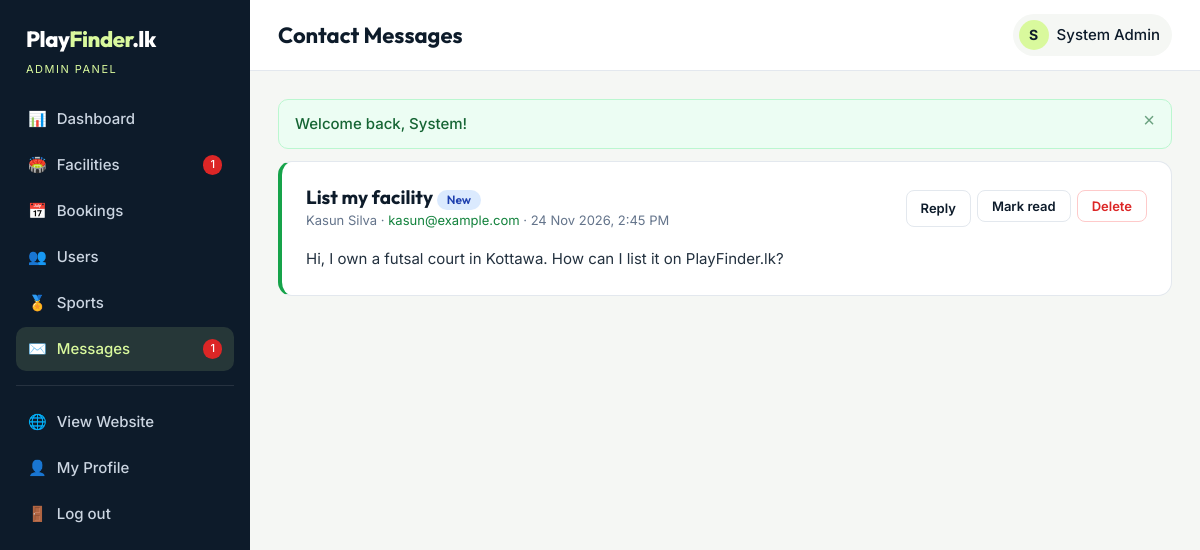
Page /admin/messages.php (signed in) on the committed database.
### tables this page shows
CREATE TABLE users (
    id            INT AUTO_INCREMENT PRIMARY KEY,
    full_name     VARCHAR(100) NOT NULL,
    email         VARCHAR(150) NOT NULL UNIQUE,
    phone         VARCHAR(20)  NOT NULL,
    password_hash VARCHAR(255) NOT NULL,
    role          ENUM('user','owner','admin') NOT NULL DEFAULT 'user',
    status        ENUM('active','blocked')     NOT NULL DEFAULT 'active',
    created_at    DATETIME NOT NULL DEFAULT CURRENT_TIMESTAMP
);

CREATE TABLE contact_messages (
    id         INT AUTO_INCREMENT PRIMARY KEY,
    name       VARCHAR(100) NOT NULL,
    email      VARCHAR(150) NOT NULL,
    subject    VARCHAR(150) NOT NULL,
    message    TEXT NOT NULL,
    is_read    TINYINT(1) NOT NULL DEFAULT 0,
    created_at DATETIME NOT NULL DEFAULT CURRENT_TIMESTAMP
);

### includes/db.php (called while the page is built, shortened)
<?php
function db(): PDO
{
    static $pdo = null;
    if ($pdo === null) {
        try {
            $pdo = new PDO(DB_DSN, DB_USER, DB_PASS, [
                PDO::ATTR_ERRMODE            => PDO::ERRMODE_EXCEPTION,
                PDO::ATTR_DEFAULT_FETCH_MODE => PDO::FETCH_ASSOC,
                PDO::ATTR_EMULATE_PREPARES   => false,
            ]);
        } catch (PDOException $e) {
            http_response_code(500);
            exit('<div style="font-family:sans-serif;padding:40px;max-width:640px;margin:auto">
                <h2>Database connection failed</h2>
                <p>Please make sure MySQL is running in XAMPP and that you imported
                <code>database/playfinder.sql</code> in phpMyAdmin.</p>
                <p style="color:#888">Check settings in <code>config/config.php</code>.</p></div>');
        }
    }
    return $pdo;
}
function q(string $sql, array $params = []): PDOStatement
{
    $stmt = db()->prepare($sql);
    $stmt->execute($params);
    return $stmt;
}
function q_one(string $sql, array $params = []): ?array
{
    $row = q($sql, $params)->fetch();
    return $row === false ? null : $row;
}
function q_all(string $sql, array $params = []): array
{
    return q($sql, $params)->fetchAll();
}

### includes/auth.php (called while the page is built, shortened)
<?php
function current_user(): ?array
{
    static $user = false;
    if ($user === false) {
        $user = null;
        if (!empty($_SESSION['user_id'])) {
            $user = q_one('SELECT id, full_name, email, phone, role, status FROM users WHERE id = ?', [$_SESSION['user_id']]);
        }
    }
    return $user;
}
function is_logged_in(): bool
{
    return current_user() !== null;
}
function require_login(): array
{
    if (!is_logged_in()) {
        $_SESSION['redirect_after_login'] = $_SERVER['REQUEST_URI'] ?? url();
        flash('warning', 'Please log in to continue.');
        redirect('login.php');
    }
    return current_user();
}
function require_role(string ...$roles): array
{
    $user = require_login();
    return $user;
}

### admin/messages.php (the view, shortened to what this page needs)
<?php
require_once __DIR__ . '/../includes/init.php';
require_role('admin');
$messages = q_all('SELECT * FROM contact_messages ORDER BY is_read, created_at DESC');
$pageTitle = 'Contact Messages';
$activeNav = 'messages';
require __DIR__ . '/../includes/dash_header.php';
?>
<?php foreach ($messages as $m): ?>
    <div class="card" style="<?= $m['is_read'] ? 'opacity:.75' : 'border-left:4px solid var(--brand)' ?>">
        <div class="card-title">
            <div>
                <h3><?= e($m['subject']) ?> <?= $m['is_read'] ? '' : badge('New', 'info') ?></h3>
                <div class="muted small"><?= e($m['name']) ?> · <a href="mailto:<?= e($m['email']) ?>"><?= e($m['email']) ?></a> · <?= date('d M Y, g:i A', strtotime($m['created_at'])) ?></div>
            </div>
            <div class="actions">
                <a class="btn btn-outline btn-sm" href="mailto:<?= e($m['email']) ?>?subject=<?= rawurlencode('Re: ' . $m['subject']) ?>">Reply</a>
                <form method="post"><?= csrf_field() ?><input type="hidden" name="id" value="<?= $m['id'] ?>"><input type="hidden" name="action" value="read">
                    <button class="btn btn-outline btn-sm">Mark <?= $m['is_read'] ? 'unread' : 'read' ?></button></form>
                <form method="post" data-confirm="Delete this message?"><?= csrf_field() ?><input type="hidden" name="id" value="<?= $m['id'] ?>"><input type="hidden" name="action" value="delete">
                    <button class="btn btn-danger btn-sm">Delete</button></form>
            </div>
        </div>
        <p class="mb-0"><?= nl2br(e($m['message'])) ?></p>
    </div>
<?php endforeach; ?>
<?php require __DIR__ . '/../includes/dash_footer.php'; ?>

### includes/dash_header.php (shortened to what this page needs)
<?php
$user = current_user();
$isAdmin = $user['role'] === 'admin';
$activeNav = $activeNav ?? '';
if ($isAdmin) {
    $pendingCount = (int)q_val('SELECT COUNT(*) FROM facilities WHERE status = ?', ['pending']);
    $unreadCount  = (int)q_val('SELECT COUNT(*) FROM contact_messages WHERE is_read = 0');
    $menu = [
        'dashboard'  => ['admin/index.php', '📊', 'Dashboard', 0],
        'facilities' => ['admin/facilities.php', '🏟️', 'Facilities', $pendingCount],
        'bookings'   => ['admin/bookings.php', '📅', 'Bookings', 0],
        'users'      => ['admin/users.php', '👥', 'Users', 0],
        'sports'     => ['admin/sports.php', '🏅', 'Sports', 0],
        'messages'   => ['admin/messages.php', '✉️', 'Messages', $unreadCount],
    ];
} else {
    $menu = [
        'dashboard'  => ['owner/index.php', '📊', 'Dashboard', 0],
        'facilities' => ['owner/facilities.php', '🏟️', 'My Facilities', 0],
        'bookings'   => ['owner/bookings.php', '📅', 'Bookings', 0],
    ];
}
?>
<!DOCTYPE html>
<html lang="en">
<head>
    <link rel="stylesheet" href="<?= url('assets/css/style.css') ?>">
</head>
<body class="dash-body">
<aside class="sidebar" id="sidebar">
    <a href="<?= url('index.php') ?>" class="logo logo-light">Play<span>Finder</span>.lk</a>
    <div class="sidebar-role"><?= $isAdmin ? 'Admin Panel' : 'Facility Owner' ?></div>
    <nav>
        <?php foreach ($menu as $key => [$href, $icon, $label, $count]): ?>
            <a href="<?= url($href) ?>" class="<?= $activeNav === $key ? 'active' : '' ?>">
                <span><?= $icon ?></span> <?= e($label) ?>
                <?php if ($count > 0): ?><em class="count"><?= $count ?></em><?php endif; ?>
            </a>
        <?php endforeach; ?>
        <hr>
        <a href="<?= url('index.php') ?>"><span>🌐</span> View Website</a>
        <a href="<?= url('profile.php') ?>"><span>👤</span> My Profile</a>
        <a href="<?= url('logout.php') ?>"><span>🚪</span> Log out</a>
    </nav>
</aside>
<div class="dash-main">
    <header class="dash-top">
        <h1><?= e($pageTitle ?? 'Dashboard') ?></h1>
        <div class="user-chip static">
            <span class="avatar"><?= e(mb_strtoupper(mb_substr($user['full_name'], 0, 1))) ?></span>
            <?= e($user['full_name']) ?>
        </div>
    </header>
    <div class="dash-content">
    <?php foreach (get_flashes() as $flashItem): ?>
        <div class="alert alert-<?= e($flashItem['type']) ?>"><?= e($flashItem['message']) ?><button class="alert-close" aria-label="Close">×</button></div>
    <?php endforeach; ?>

### includes/functions.php (shortened to what this page needs)
<?php
function e($value): string
{
    return htmlspecialchars((string)($value ?? ''), ENT_QUOTES, 'UTF-8');
}
function url(string $path = ''): string
{
    return BASE_URL . '/' . ltrim($path, '/');
}
function get_flashes(): array
{
    $f = $_SESSION['flash'] ?? [];
    return $f;
}
function badge(string $text, string $type): string
{
    return '<span class="badge badge-' . e($type) . '">' . e($text) . '</span>';
}

### assets/css/style.css (style rules this page uses)
:root { --ink: #0d1b2a; --ink-2: #1b2f45; --text: #23313f; --muted: #64748b; --line: #e3e8ee; --bg: #f5f7f4; --white: #ffffff; --brand: #16a34a; --brand-dark: #12823c; --brand-soft: #e7f6ec; --volt: #d9f99d; --warn: #d97706; --danger: #dc2626; --info: #2563eb; --radius: 14px; --shadow: 0 1px 2px rgba(13, 27, 42, .06), 0 8px 24px rgba(13, 27, 42, .06); --font-head: 'Outfit', system-ui, sans-serif; --font-body: 'Inter', system-ui, -apple-system, 'Segoe UI', sans-serif; }
* { box-sizing: border-box; }
html { scroll-behavior: smooth; }
body { margin: 0; font-family: var(--font-body); color: var(--text); background: var(--bg); line-height: 1.6; font-size: 15px; }
h1, h2, h3, h4 { font-family: var(--font-head); color: var(--ink); line-height: 1.2; margin: 0 0 .5em; }
a { color: var(--brand-dark); text-decoration: none; }
.muted { color: var(--muted); }
.small { font-size: 13px; }
.mb-0 { margin-bottom: 0; }
.btn { display: inline-flex; align-items: center; justify-content: center; gap: 6px; padding: 11px 20px; border-radius: 10px; border: 1.5px solid transparent; font-weight: 600; font-size: 15px; cursor: pointer; font-family: var(--font-body); text-decoration: none !important; transition: .15s; white-space: nowrap; }
.btn-outline { border-color: var(--line); background: #fff; color: var(--ink); }
.btn-danger { background: #fff; border-color: #fecaca; color: var(--danger); }
.btn-sm { padding: 7px 14px; font-size: 13px; border-radius: 8px; }
.logo { font-family: var(--font-head); font-weight: 800; font-size: 24px; color: #fff; letter-spacing: -.5px; text-decoration: none !important; }
.logo span { color: var(--volt); }
.user-chip { display: flex; align-items: center; gap: 8px; background: rgba(255,255,255,.08); color: #fff; border: 0; padding: 6px 12px 6px 6px; border-radius: 30px; cursor: pointer; font: inherit; font-weight: 500; }
.user-chip.static { background: var(--bg); color: var(--ink); cursor: default; }
.avatar { width: 30px; height: 30px; border-radius: 50%; background: var(--volt); color: var(--ink); display: grid; place-items: center; font-weight: 700; font-size: 14px; }
.alert { padding: 12px 40px 12px 16px; border-radius: 10px; margin-bottom: 12px; position: relative; border: 1px solid; font-weight: 500; }
.alert-success { background: #ecfdf3; border-color: #bbf7d0; color: #166534; }
.alert-close { position: absolute; right: 10px; top: 8px; border: 0; background: none; font-size: 20px; cursor: pointer; color: inherit; opacity: .6; }
.badge { display: inline-block; padding: 3px 10px; border-radius: 20px; font-size: 12px; font-weight: 600; }
.badge-info { background: #dbeafe; color: #1e40af; }
.card { background: #fff; border-radius: var(--radius); border: 1px solid var(--line); padding: 24px; }
.card-title { display: flex; justify-content: space-between; align-items: center; margin-bottom: 16px; gap: 10px; flex-wrap: wrap; }
.card-title h3 { margin: 0; font-size: 19px; }
.actions { display: flex; gap: 6px; flex-wrap: wrap; }
.actions form { margin: 0; }
.dash-body { display: flex; min-height: 100vh; }
.sidebar { width: 250px; background: var(--ink); color: #cbd5e1; padding: 22px 16px; position: fixed; inset: 0 auto 0 0; overflow-y: auto; z-index: 60; }
.sidebar .logo { display: block; padding: 0 10px; font-size: 22px; }
.sidebar-role { font-size: 11px; text-transform: uppercase; letter-spacing: 1.5px; color: var(--volt); padding: 4px 10px 18px; }
.sidebar nav a { display: flex; align-items: center; gap: 10px; padding: 10px 12px; border-radius: 10px; color: #cbd5e1; font-weight: 500; margin-bottom: 2px; }
.sidebar nav a.active { background: rgba(217,249,157,.12); color: var(--volt); }
.sidebar nav hr { border: 0; border-top: 1px solid rgba(255,255,255,.1); margin: 14px 0; }
.sidebar .count { margin-left: auto; font-style: normal; background: var(--danger); color: #fff; font-size: 11px; padding: 1px 7px; border-radius: 10px; }
.dash-main { margin-left: 250px; flex: 1; min-width: 0; }
.dash-top { background: #fff; border-bottom: 1px solid var(--line); padding: 14px 28px; display: flex; align-items: center; gap: 14px; position: sticky; top: 0; z-index: 40; }
.dash-top h1 { font-size: 22px; margin: 0; flex: 1; }
.dash-content { padding: 28px; }

### rows in the picture
users: full_name "S", full_name "System Admin"
contact_messages: subject "List my facility", name "Kasun Silva", email "kasun@example.com", created_at "24 Nov 2026, 2:45 PM", is_read "read", message "Hi, I own a futsal court in Kottawa. How can I list it on PlayFinder.lk?"

### other values in the picture
$icon "📊"
$label "Dashboard"
$icon "🏟️"
$label "Facilities"
$count "1"
$icon "📅"
$label "Bookings"
$icon "👥"
$label "Users"
$icon "🏅"
$label "Sports"
$icon "✉️"
$label "Messages"
$pageTitle "Contact Messages"
$flashItem['message'] "Welcome back, System!"
